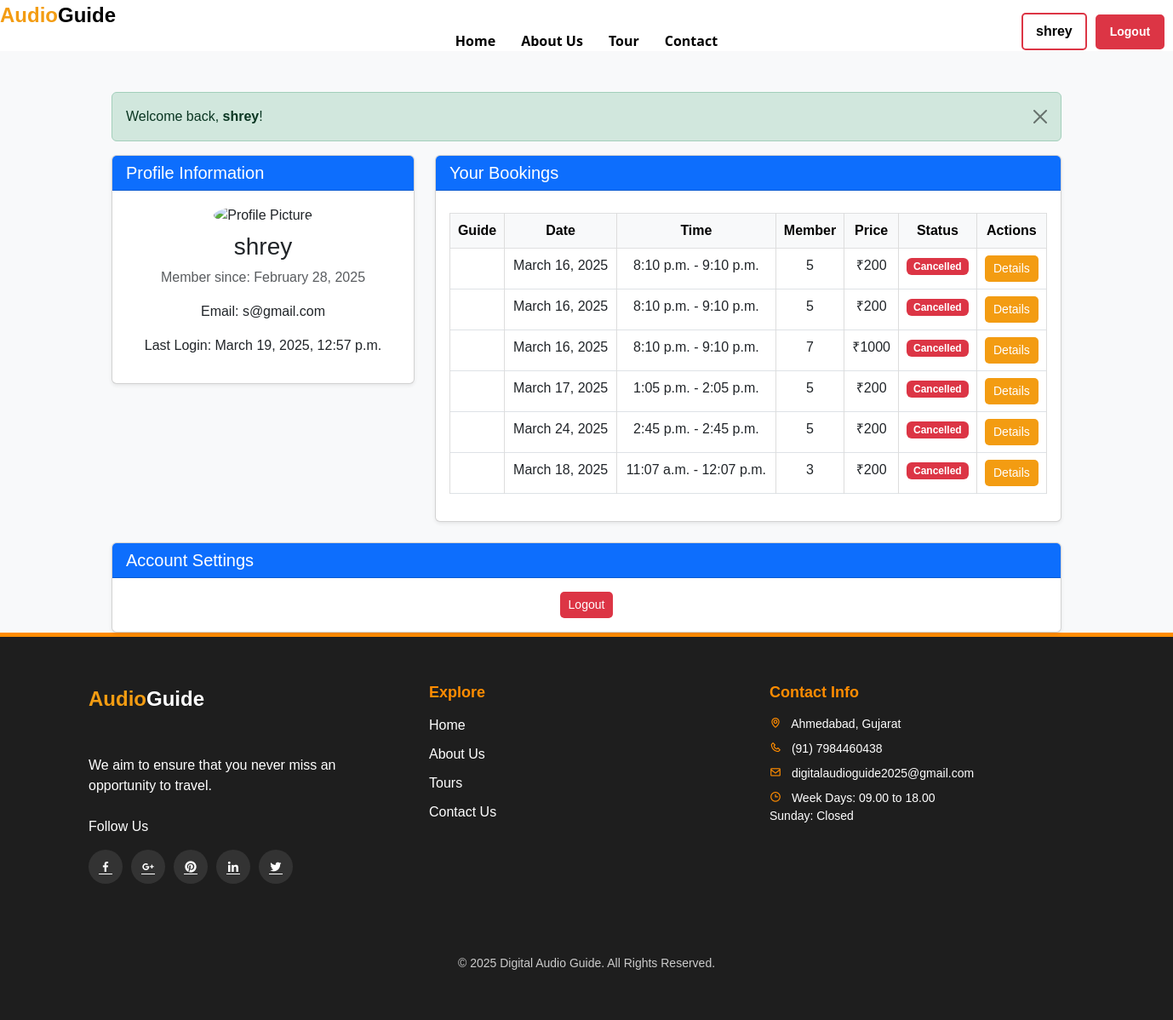
The app's page /profilepage/ (signed in) with its own data.
### Audio/models.py (models this page shows)
class Booking(models.Model):
    date = models.DateField()
    start_time = models.TimeField()
    end_time = models.TimeField()
    member = models.PositiveIntegerField()
    price = models.ImageField()

### Audio/views.py (the view)
def profile_page(request):
    bookings = Booking.objects.filter()  # Fetch all bookings for the logged-in user
    context = {
        "bookings": bookings  # Pass the entire queryset to the template
    }
    return render(request, "profilepage.html", context)

### template/profilepage.html (shortened to what this page needs)
{% extends 'base.html' %}
{% load static %}
{% block content %}
<!DOCTYPE html>
<html lang="en">
<head>
    <link rel="stylesheet" href="https://cdn.jsdelivr.net/npm/bootstrap@5.3.0/dist/css/bootstrap.min.css">
    <link rel="stylesheet" href="{% static 'css/profilepage.css' %}">
</head>
<body class="bg-light">
    <div class="container mt-5">
        <div class="alert alert-success alert-dismissible fade show" role="alert">
            Welcome back, <strong>{{ user.username }}</strong>!
            <button type="button" class="btn-close" data-bs-dismiss="alert" aria-label="Close"></button>
        </div>
        <div class="row">
            <div class="col-md-4">
                <div class="card shadow-sm">
                    <div class="card-header bg-primary text-white">
                        <h5 class="mb-0">Profile Information</h5>
                    </div>
                    <div class="card-body text-center">
                        <img src="{% static 'images/icone/i1.png' %}" alt="Profile Picture" class="rounded-circle img-fluid" style="width: 120px;">
                        <h3 class="mt-2">{{ user.username }}</h3>
                        <p class="text-muted">Member since: {{ user.date_joined|date:"F d, Y" }}</p>
                        <p>Email: {{ user.email }}</p>
                        <p>Last Login: {{ user.last_login }}</p>
                    </div>
                </div>
            </div>
            <div class="col-md-8">
                <div class="card shadow-sm">
                    <div class="card-header bg-primary text-white">
                        <h5 class="mb-0">Your Bookings</h5>
                    </div>
                    <div class="card-body">
                        <table class="table table-bordered">
                            <thead class="table-light">
                                <tr>
                                    <th>Guide</th>
                                    <th>Date</th>
                                    <th>Time</th>
                                    <th>Member</th>
                                    <th>Price</th>
                                    <th>Status</th>
                                    <th>Actions</th>
                                </tr>
                            </thead>
                            <tbody>
                                {% if bookings %}
                                    {% for booking in bookings %}
                                    <tr>
                                        <td>{{ booking.guide_name }}</td>
                                        <td>{{ booking.date }}</td>
                                        <td>{{ booking.start_time }} - {{ booking.end_time }}</td>
                                        <td>{{ booking.member }}</td>
                                        <td>₹{{ booking.price }}</td>
                                        <td>
                                            {% if booking.status == "Confirmed" %}
                                                <span class="badge bg-success">Confirmed</span>
                                            {% else %}
                                                <span class="badge bg-danger">Cancelled</span>
                                            {% endif %}
                                        </td>
                                        <td>
                                            <button class="btn btn-sm btn-primary">Details</button>
                                        </td>
                                    </tr>
                                    {% endfor %}
                                {% else %}
                                    <tr>
                                        <td colspan="7" class="text-center">No bookings found.</td>
                                    </tr>
                                {% endif %}
                            </tbody>
                        </table>
                    </div>
                </div>
            </div>
        </div>
        <div class="row mt-4">
            <div class="col-md-12">
                <div class="card shadow-sm">
                    <div class="card-header bg-primary text-white">
                        <h5 class="mb-0">Account Settings</h5>
                    </div>
                    <div class="card-body text-center">
                        <a href="{% url 'logout' %}" class="btn btn-danger">Logout</a>
                    </div>
                </div>
            </div>
        </div>
    </div>
</body>
</html>
{% endblock %}

### template/base.html (shortened to what this page needs)
{% load django_bootstrap5 %}
{% load static %}
<!DOCTYPE html>
<html lang="en">
<head>
  <link rel="stylesheet" href="{% static 'css/styles1.css' %}">
  <link rel="stylesheet" href="https://unpkg.com/swiper/swiper-bundle.min.css">
  <link href="https://unpkg.com/boxicons@2.1.4/css/boxicons.min.css" rel='stylesheet'>
  <link rel="stylesheet" href="{% static 'css/boxicons.min.css' %}">
</head>
<body>
 <header class="navbar">
    <div class="logo">
        <span class="logo-part1">Audio</span>
        <span class="logo-part2">Guide</span>
    </div>
    <nav class="menu">
      <a href="{% url 'index' %}" class="a1 {% if request.path == '/' %}active{% endif %}">Home</a>
      <a href="{% url 'aboutus' %}" class="a1 {% if request.path == '/aboutus/' %}active{% endif %}">About Us</a>
      <a href="{% url 'tour' %}" class="a1 {% if request.path == '/tour/' %}active{% endif %}">Tour</a>
      <a href="{% url 'contact' %}" class="a1 {% if request.path == '/contact/' %}active{% endif %}">Contact</a>
  </nav>
    <div class="icons">
      {% if user.is_authenticated %}
        <div class="user-name ">
          {{user.username }}
        </div>
        <a href="{% url 'logout' %}" class="menu-item">Logout</a>
      {% else %}
        <a href="{% url 'login' %}" class="icon user-icon"><i class='bx bxs-user'></i></a>
      {% endif%}
  </div>
  </header>
  <main>
    {% block content %}
    {% endblock %}
  </main>
  <footer class="footer">
    <div class="footer-container">
        <div class="footer-left">
          <div class="logo">
            <span class="logo-part1">Audio</span>
            <span class="logo-part2">Guide</span>
          </div>
           <br><br>
            We aim to ensure that you never miss an opportunity to travel.<br><br>
            Follow Us
            <div class="social-icons">
                <a href="#"><i class='bx bxl-facebook'></i></a>
                <a href="#"><i class='bx bxl-google-plus'></i></a>
                <a href="#"><i class='bx bxl-pinterest'></i></a>
                <a href="#"><i class='bx bxl-linkedin'></i></a>
                <a href="#"><i class='bx bxl-twitter'></i></a>
            </div>
        </div>
        <div class="footer-middle">
            <h3>Explore</h3>
            <ul>
                <li><a href="#">Home</a></li>
                <li><a href="#">About Us</a></li>
                <li><a href="#">Tours</a></li>
                <li><a href="#">Contact Us</a></li>
            </ul>
        </div>
        <div class="footer-right">
            <h3>Contact Info</h3>
            <p><i class='bx bx-map'></i> Ahmedabad, Gujarat</p>
            <p><i class='bx bx-phone'></i> (91) 7984460438</p>
            <p><i class='bx bx-envelope'></i> digitalaudioguide2025@gmail.com</p>
            <p><i class='bx bx-time'></i> Week Days: 09.00 to 18.00<br>Sunday: Closed</p>
        </div>
    </div>
    <br><br>
    <p class="copy">
      © 2025 Digital Audio Guide. All Rights Reserved.
    </p>
  </footer>
  </body>
  </html>

### static/css/styles1.css (style rules this page uses)
:root { --primary-color: #f39c12; --secondary-color: #333; --light-color: #f5f5f5; --dark-color: #222; --text-color: #333; --border-radius: 5px; --box-shadow: 0 5px 15px rgba(0, 0, 0, 0.1); --transition: all 0.3s ease; }
body { font-family: 'Poppins', sans-serif; background-color: #fff; color: var(--text-color); line-height: 1.6; padding-top: 0; }
a { text-decoration: none; color: var(--primary-color); transition: var(--transition); }
.bg-primary { background-color: var(--primary-color) !important; }
.btn-primary { background-color: var(--primary-color) !important; border-color: var(--primary-color) !important; }
.navbar { height: 70px; padding-top: 0 !important; padding-bottom: 0 !important; transition: all 0.4s cubic-bezier(0.165, 0.84, 0.44, 1); z-index: 1030; }
.navbar { display: flex; justify-content: space-between; align-items: center; background-color: #ffffff; padding: 0px 20px; position: fixed; width: 100%; top: 0; left: 0; z-index: 1000; height: 60px; }
.logo { font-size: 24px; font-weight: bold; color: white; display: flex; align-items: center; }
.logo-part1 { color: #f39c12; }
.logo-part2 { color: #000000; }
.menu { display: flex; justify-content: center; align-items: center; gap: 30px; width: 100%; text-align: center; background: transparent; }
.a1 { color: rgb(0, 0, 0); text-decoration: none; padding-bottom: 5px; position: relative; font-weight: bold; font-family: system-ui, -apple-system, BlinkMacSystemFont, 'Segoe UI', Roboto, Oxygen, Ubuntu, Cantarell, 'Open Sans', 'Helvetica Neue', sans-serif; }
.icons { display: flex; align-items: center; justify-content: flex-end; gap: 20px; }
.icons { display: flex; align-items: center; gap: 10px; position: absolute; left: 1200px; top: 15px; }
.user-name { background-color: rgb(255, 255, 255) !important; border: 2px solid #dc3545; color: rgb(0, 0, 0); font-weight: bold; padding: 8px 15px; border-radius: 5px; display: flex; align-items: center; justify-content: center; text-decoration: none; font-size: 16px; }
.menu-item { background-color: #dc3545!important; border: 2px solid #dc3545; color: rgb(255, 255, 255)!important; font-weight: bold; padding: 8px 15px; border-radius: 5px; display: flex; align-items: center; justify-content: center; text-decoration: none; font-size: 16px; }
.user-name { display: flex; gap: 6px; }
.menu-item { font-size: 14px; color: #ffff; }
.container { max-width: 1200px; margin: 0 auto; padding: 0 15px; }
.btn-primary, .btn-secondary { display: inline-block; padding: 12px 30px; border-radius: 5px; font-weight: 600; transition: all 0.3s ease; }
.btn-primary { background-color: var(--primary-color); color: #fff; }
.footer { background: #1e1e1e; color: #fff; padding: 40px 0; border-top: 5px solid #ff8c00; }
.footer-container { display: flex; justify-content: space-between; max-width: 1200px; margin: auto; flex-wrap: wrap; }
.footer-left, .footer-middle, .footer-right { flex: 1; min-width: 250px; padding: 15px; }
.social-icons { margin-top: 15px; display: flex; gap: 10px; }
.social-icons a { display: flex; align-items: center; justify-content: center; width: 40px; height: 40px; border-radius: 50%; background: #333; color: #fff; transition: 0.3s; }
.footer-middle h3, .footer-right h3 { font-size: 18px; color: #ff8c00; margin-bottom: 15px; font-weight: bold; }
.footer-middle ul { list-style: none; padding: 0; }
.footer-middle ul li { margin-bottom: 10px; }
.footer-middle ul li a { text-decoration: none; color: #fff; transition: 0.3s; }
.footer-right p { font-size: 14px; margin-bottom: 8px; }
.footer-right i { margin-right: 8px; color: #ff8c00; }
.copy { text-align: center; margin-top: 20px; font-size: 14px; color: #ccc; }
.footer .logo-part2 { color: #fff !important; }

### static/css/profilepage.css (style rules this page uses)
body { background-color: #f5f5dc; font-family: 'Arial', sans-serif; margin: 0; padding: 0; }
table { width: 100%; border-collapse: collapse; margin-top: 10px; }
th, td { padding: 10px; text-align: center; border: 1px solid #ddd; }
th { background-color: #007bff; color: white; }
.btn { padding: 5px 10px; border: none; border-radius: 5px; cursor: pointer; font-size: 14px; }

### records on screen
Booking: date "March 16, 2025", start_time "8:10 p.m.", end_time "9:10 p.m.", member "5", price "200"
Booking: date "March 16, 2025", start_time "8:10 p.m.", end_time "9:10 p.m.", member "5", price "200"
Booking: date "March 16, 2025", start_time "8:10 p.m.", end_time "9:10 p.m.", member "7", price "1000"
Booking: date "March 17, 2025", start_time "1:05 p.m.", end_time "2:05 p.m.", member "5", price "200"
Booking: date "March 24, 2025", start_time "2:45 p.m.", end_time "2:45 p.m.", member "5", price "200"
Booking: date "March 18, 2025", start_time "11:07 a.m.", end_time "12:07 p.m.", member "3", price "200"

### other values on screen
{{ user.username }} "shrey"
{{ user.date_joined|date:"F d, Y" }} "February 28, 2025"
{{ user.email }} "s@gmail.com"
{{ user.last_login }} "March 19, 2025, 12:57 p.m."
